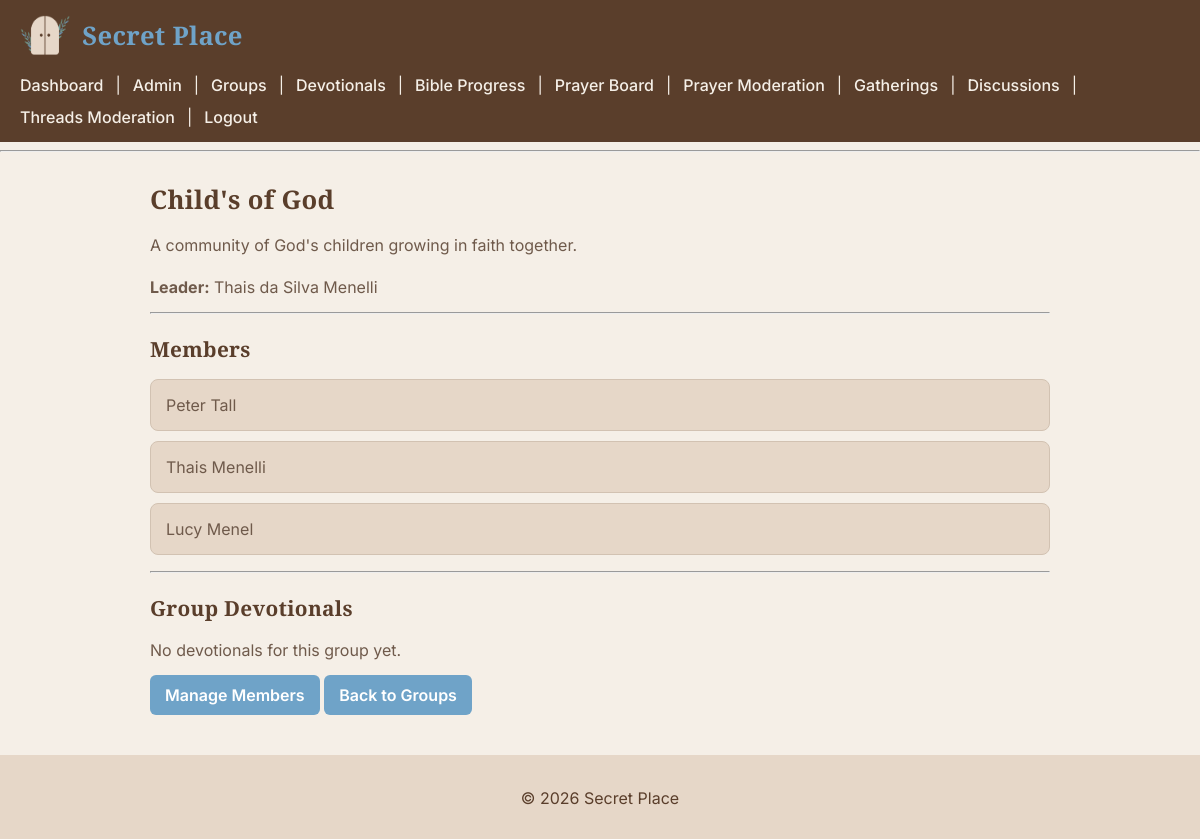
The app's page /groups/1 (signed in) with its own data.
### tables this page shows
CREATE TABLE groups (
    id INTEGER PRIMARY KEY AUTOINCREMENT,
    group_name TEXT NOT NULL,
    description TEXT,
    leader_id INTEGER,
    FOREIGN KEY(leader_id) REFERENCES users(id)
);

CREATE TABLE users (
    id INTEGER PRIMARY KEY AUTOINCREMENT,
    name TEXT NOT NULL,
    email TEXT UNIQUE NOT NULL,
    password TEXT NOT NULL,
    role TEXT DEFAULT 'member'
, is_active INTEGER DEFAULT 1);

### routes/groups.py (the view, shortened to what this page needs)
@groups_bp.route('/<int:group_id>')
def group_detail(group_id):
    user_id = session.get('user_id')
    user_role = session.get('user_role')
    if not user_id:
        return redirect(url_for('auth.login'))
    groups = get_all_groups_with_leader()
    group = next((g for g in groups if g[0] == group_id), None)
    if not group:
        flash("Group not found.", "danger")
        return redirect(url_for('groups.list_groups'))
    user_groups = get_user_groups(user_id)
    user_group_ids = [g[0] for g in user_groups]
    if session.get('user_role') != 'admin' and group_id not in user_group_ids:
        flash("You must join the group first.", "danger")
        return redirect(url_for('groups.list_groups'))
    members = get_group_members(group_id)
    devotionals_rows = get_devotionals_by_group(group_id)
    devotionals = []
    can_manage_members = can_manage_group(
        user_id,
        user_role,
        group_id
    )
    return render_template(
        'group_detail.html',
        group=group,
        members=members,
        devotionals=devotionals,
        can_manage_members=can_manage_members
    )

### sqlite_db.py (called while the page is built, shortened)
def connect_db():
    return sqlite3.connect(Config.DATABASE)

def get_devotionals_by_group(group_id):
    conn = connect_db()
    cursor = conn.cursor()
    cursor.execute(
        """
        SELECT *
        FROM devotionals
        WHERE group_id = ? AND is_active = 1
        ORDER BY created_at DESC
        """,
        (group_id,)
    )
    devotionals = cursor.fetchall()
    conn.close()
    return devotionals

def get_all_groups_with_leader():
    conn = connect_db()
    cursor = conn.cursor()
    cursor.execute(
        """
        SELECT g.id, g.group_name, g.description, u.name
        FROM groups g
        LEFT JOIN users u ON g.leader_id = u.id
        ORDER BY g.group_name
        """
    )
    groups = cursor.fetchall()
    conn.close()
    return groups

def get_user_groups(user_id):
    conn = connect_db()
    cursor = conn.cursor()
    cursor.execute(
        """
        SELECT g.id, g.group_name, g.description, u.name
        FROM groups g
        INNER JOIN group_members gm ON g.id = gm.group_id
        LEFT JOIN users u ON g.leader_id = u.id
        WHERE gm.user_id = ?
        ORDER BY g.group_name
        """,
        (user_id,)
    )
    groups = cursor.fetchall()
    conn.close()
    return groups

def get_group_members(group_id):
    conn = connect_db()
    cursor = conn.cursor()
    cursor.execute(
        """
        SELECT u.id, u.name
        FROM users u
        JOIN group_members gm ON gm.user_id = u.id
        WHERE gm.group_id = ?
        AND u.is_active = 1
        """,
        (group_id,)
    )
    members = cursor.fetchall()
    conn.close()
    return members

def can_manage_group(user_id, user_role, group_id):
    if user_role == "admin":
        return True

### templates/group_detail.html
{% extends "layout.html" %}
{% block content %}
<h2>{{ group[1] }}</h2>
<p>{{ group[2] }}</p>
<p><strong>Leader:</strong> {{ group[3] }}</p>
<hr>
<h3>Members</h3>
{% if members %}
<ul>
  {% for m in members %}
    <li>{{ m[1] }}</li>
  {% endfor %}
</ul>
{% else %}
<p>No members yet.</p>
{% endif %}
<hr>
<h3>Group Devotionals</h3>
{% if devotionals %}
  <ul>
    {% for d in devotionals %}
      <li>
        <strong>
          <a href="{{ url_for('devotionals.devotional_detail', id=d.id) }}" class="devotional-link">
            {{ d.title }}
          </a>
        </strong><br>
        <small>By {{ d.author_name or 'Unknown' }} | {{ d.created_at }}</small><br>
        <p>{{ d.content[:120] }}{% if d.content|length > 120 %}...{% endif %}</p>
      </li>
    {% endfor %}
  </ul>
{% else %}
  <p>No devotionals for this group yet.</p>
{% endif %}
{% if can_manage_members %}
    <a href="{{ url_for('groups.manage_group_members', group_id=group[0]) }}" class="btn btn-primary mb-3">Manage Members</a>
{% endif %}
<a href="{{ url_for('groups.list_groups') }}" class="btn btn-primary mb-3"> Back to Groups</a>
{% endblock %}

### static/css/styles.css (style rules this page uses)
body { font-family: 'Inter', sans-serif; background-color: #f5efe7; color: #6f5a4b; margin: 0; padding: 0; }
h1, h2, h3, h4, h5, h6 { font-family: 'Playfair Display', serif; color: #5a3e2b; font-weight: 700; letter-spacing: 0.3px; margin-bottom: 10px; }
h2 { font-size: 1.6rem; margin-bottom: 10px; }
h3 { font-size: 1.3rem; margin-bottom: 8px; }
p { line-height: 1.6; margin-bottom: 12px; }
section, h2 { margin-top: 25px; }
a { color: #6fa3c8; }
button, .button, .btn { font-family: 'Inter', sans-serif; font-weight: 600; background-color: #6fa3c8; color: white; border: none; padding: 10px 15px; text-decoration: none; cursor: pointer; border-radius: 6px; display: inline-block; transition: all 0.2s ease; }
ul { list-style-type: none; padding-left: 0; }
ul li { background-color: #e6d7c8; margin-bottom: 10px; padding: 15px; border-radius: 8px; border: 1px solid #d2c2b2; }

### records on screen
groups: group_name "Child's of God", description "A community of God's children growing in faith together."
users: name "Thais da Silva Menelli"
users: name "Peter Tall"
users: name "Thais Menelli"
users: name "Lucy Menel"
